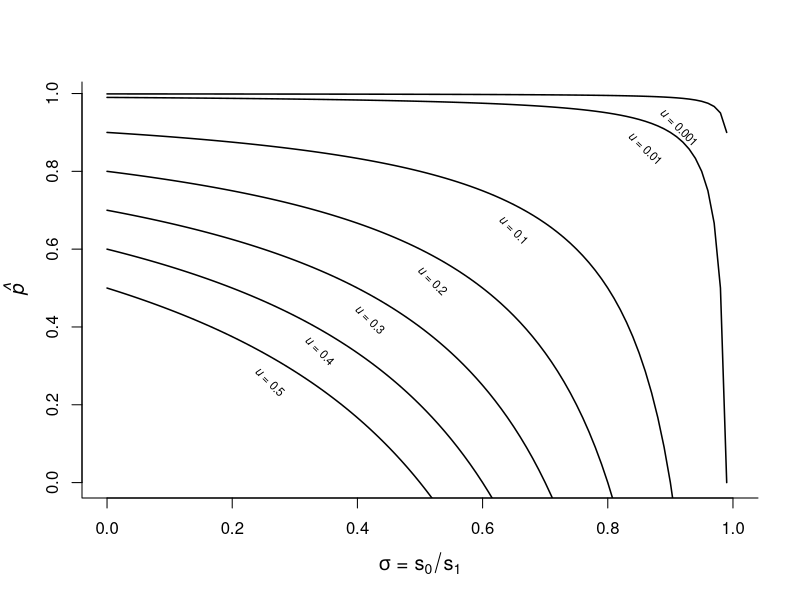

This figure's R source:

# Code for Fig. 3 Thresholds for older generations
# to have higher proportions of adaptive behavior 

p <- function(u, s){
  1 - (u / (1 - s))
}

par(oma=c(0,0,0,0))
curve(p(u=0.01,x), from = 0, to = 1, type = "n", bty = "l",ylab = "", xlab = "")
for (u in c(0.001,0.01,0.1,0.2,0.3,0.4, 0.5)) {
  curve(p(u=u,x), from = 0, to = 1, add = TRUE, lwd = 1.5, ylab = "", xlab = "")
}
mtext(expression(italic(hat(p))), line=2.5, side=2, cex = 1.2)
mtext(expression(paste(sigma," = ", s[0]/s[1])), line=3, side=1, cex = 1.2)

text(0.26,0.26, expression(paste(italic(u), " = 0.5")), srt = -45, cex = 0.7)
text(0.34,0.34, expression(paste(italic(u), " = 0.4")), srt = -45, cex = 0.7)

text(0.42,0.42, expression(paste(italic(u), " = 0.3")), srt = -45, cex = 0.7)

text(0.52,0.52, expression(paste(italic(u), " = 0.2")), srt = -45, cex = 0.7)
text(0.65,0.65,  expression(paste(italic(u), " = 0.1")), srt = -45, cex = 0.7)
text(0.86,0.86,  expression(paste(italic(u), " = 0.01")), srt = -44, cex = 0.7)
text(0.914,0.914,  expression(paste(italic(u), " = 0.001")), srt = -45, cex = 0.7)
